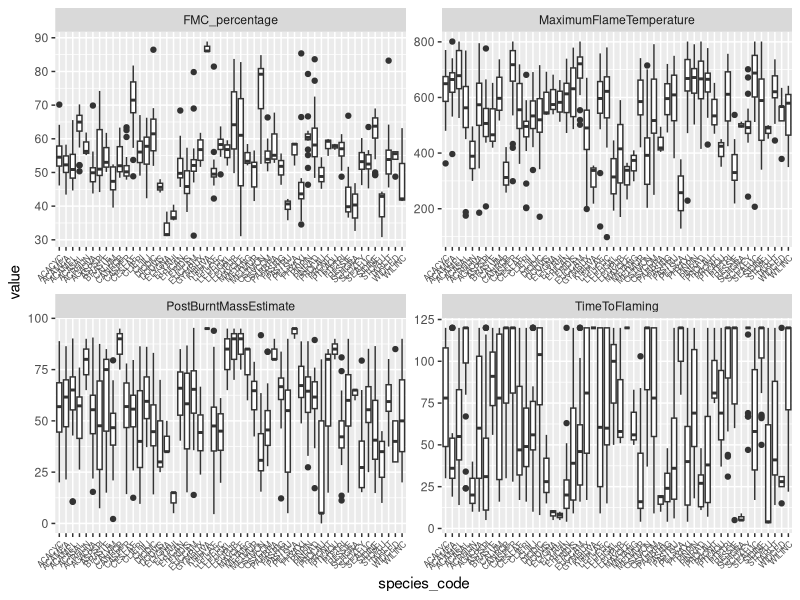
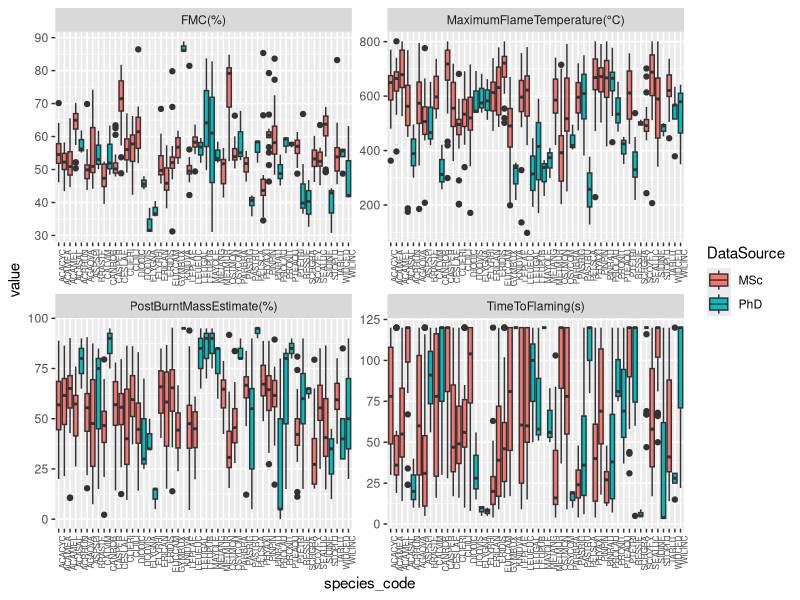
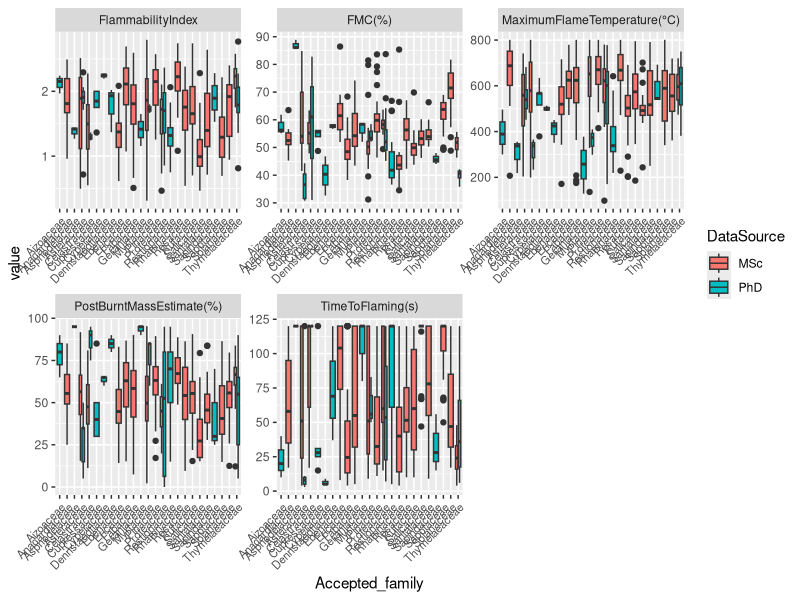
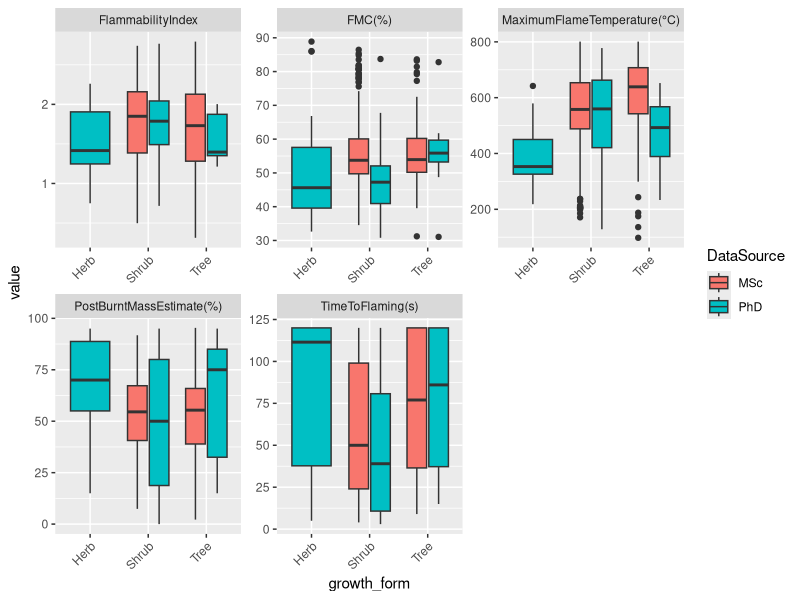
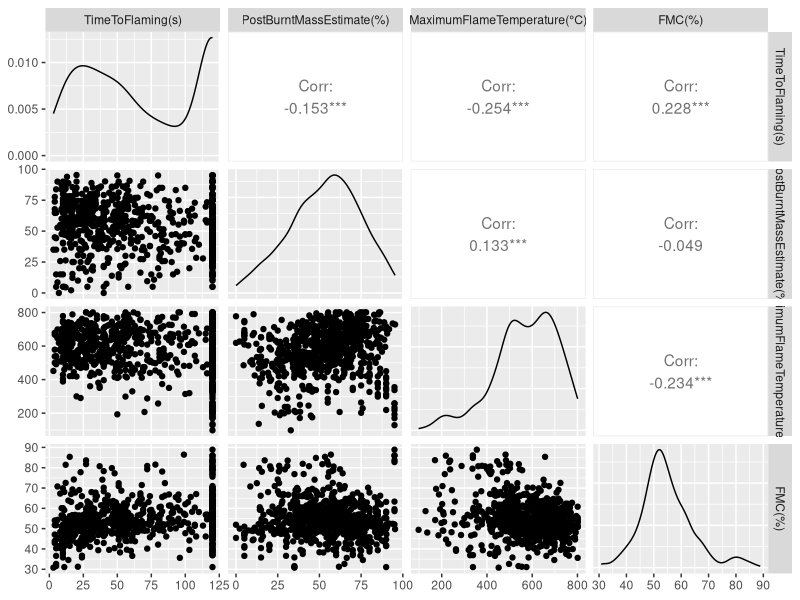
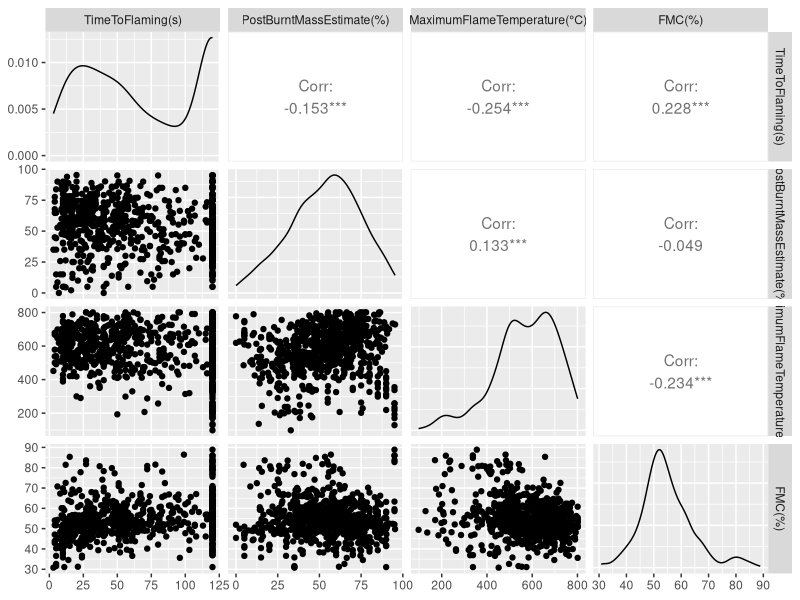
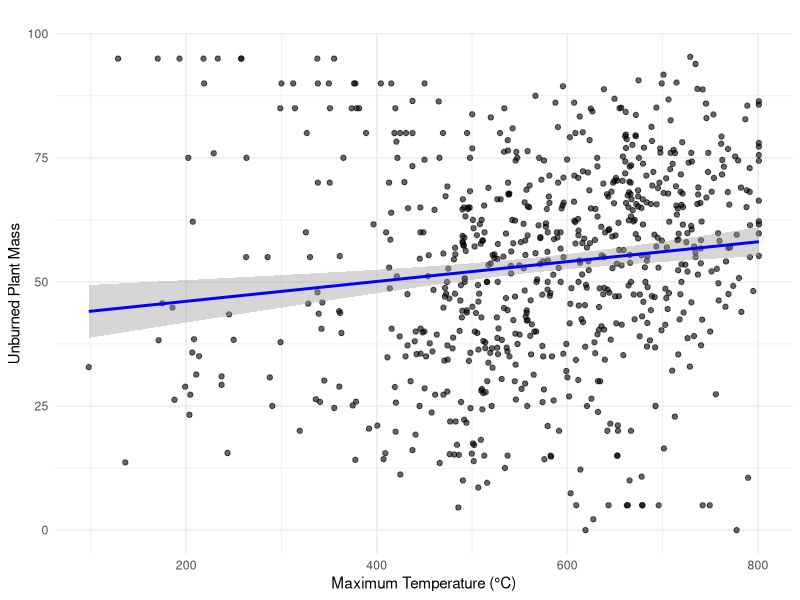

Write the R code that produced these figures, in order.
##
###
#packages
library(tidyverse)
library(readxl) 
library(GGally)
library(hms)

#reads data
#Loads the Excel file
#Cleans and reshapes the data
#Plots faceted box plots with rotated x-axis labels
#flammability attributes varies across species
read_xlsx("Data/01msc_cederberg_CombinedFlamm.xlsx", sheet = "Combined") %>%
  pivot_longer(cols = c("TimeToFlaming", "PostBurntMassEstimate", "MaximumFlameTemperature","FMC_percentage"),
               names_to = "variable", values_to = "value") %>%
  ggplot() +
  geom_boxplot(aes(y = value, x = species_code)) +
  theme(axis.text.x = element_text(angle = 45, hjust = 1, size = 6)) +
  facet_wrap(vars(variable), scales = "free")

#create an object of the data I want to use
CombinedOG <- read_xlsx("Data/01msc_cederberg_CombinedFlamm.xlsx", sheet = "Combined")

#See what sheets are in the Excel workbook
excel_sheets("Data/01msc_cederberg_CombinedFlamm.xlsx") #aaahh!

#to see class category of table contents
sapply(CombinedOG, class)            #melikeythisone

#make Date column to Date class and timeburnt to HM
CombinedOG <- CombinedOG %>%
  mutate(
    Date = as.Date(as.character(Date), format = "%Y%m%d"),
    `time burnt` = format(`time burnt`, "%H:%M")
  )

#create Datasource shows data from PhD or MSc
CombinedOG <- CombinedOG %>%
  mutate(
    year = substr(as.character(Date), 1, 4),
    DataSource = case_when(
      year == "2024" ~ "PhD",
      year %in% c("2018", "2019") ~ "MSc")
    )
  
#checking PhD/MSc entries
CombinedOG %>%
  count(DataSource)     #alrightee

#rename some headings
CombinedOG <- CombinedOG %>%
 rename(
    `FMC(%)` = FMC_percentage,
    `TimeToFlaming(s)` = TimeToFlaming,
    `PostBurntMassEstimate(%)` = PostBurntMassEstimate,
    `MaximumFlameTemperature(°C)` = MaximumFlameTemperature
    )

#see all columns in df 
colnames(CombinedOG)

#remove columns not needed
CombinedOG <- CombinedOG %>%
  select(-`PreFireMass_(g)`, -PBM, -MFT, -TTF, -year, -paperbagID)

summary(CombinedOG)

#CombinedOG in long format 
CombinedLong <- CombinedOG %>%
  pivot_longer(cols = c("TimeToFlaming(s)", "PostBurntMassEstimate(%)", "MaximumFlameTemperature(°C)", "FMC(%)", "FlammabilityIndex"),
               names_to = "variable", values_to = "value")

#boxplots on Long data
CombinedLong %>%
  filter(variable != "FlammabilityIndex") %>%
  group_by(variable) %>%
  ggplot(aes(y = value, x = species_code, fill = DataSource)) +
  geom_boxplot() +
  theme(axis.text.x = element_text(angle = 90, hjust = 1, size = 6)) +
  facet_wrap(vars(variable), scales = "free")       #MSc has more shrubs and trees
                                                    #PhD has more herbs and shrubs
                                                   

#see if MSc vs PhD independent datas if comparable
CombinedLong %>%
  group_by(variable) %>%
  summarise(
    p_value = wilcox.test(value ~ DataSource)$p.value
  )

#Flamm Attriutes by family
CombinedLong %>%
  ggplot() +
  geom_boxplot(aes(y = value, x = Accepted_family, fill = DataSource)) +
  theme(axis.text.x = element_text(angle = 45, hjust = 1, size = 8)) +
  facet_wrap(vars(variable), scales = "free")

#Flamm Attriutes by growth form
CombinedLong %>%
  ggplot() +
  geom_boxplot(aes(y = value, x = growth_form, fill = DataSource)) +
  theme(axis.text.x = element_text(angle = 45, hjust = 1)) +
  facet_wrap(vars(variable), scales = "free")

# structure overview of the entire dataframe
str(CombinedLong)

#cederberg means
CombinedOG %>%          #cant use long data here because column is just value
group_by(Site) %>%
  summarize(`FMC(%)` = mean(`FMC(%)`),
            `MaximumFlameTemperature(°C)` = mean(`MaximumFlameTemperature(°C)`),
            `TimeToFlaming(s)` = mean(`TimeToFlaming(s)`), 
            `PostBurntMassEstimate(%)` = mean(`PostBurntMassEstimate(%)`)
  )

#filtered cederberg, and selected a set of variables
#and arranged Temp in desc.order
CombinedOG%>% 
  filter(Site == "Cederberg") %>%
  select(`Date`, `MaximumFlameTemperature(°C)`,`FMC(%)`) %>%
  arrange(desc(`MaximumFlameTemperature(°C)`))

# plot everything against everything
CombinedOG %>%
  select(`Site`, `TimeToFlaming(s)`, `PostBurntMassEstimate(%)`, `MaximumFlameTemperature(°C)`, `FMC(%)`) %>%
    GGally::ggpairs(columns = 2:ncol(.))


# Select only the numeric flammability columns for pairwise plots
CombinedOG %>%
  select(
    `TimeToFlaming(s)`,
    `PostBurntMassEstimate(%)`,
    `MaximumFlameTemperature(°C)`,
    `FMC(%)`
  ) %>%
  ggpairs()         
                                
       
#maximum temperature vs postburntmass
ggplot(CombinedOG, aes(x = `MaximumFlameTemperature(°C)`, y = `PostBurntMassEstimate(%)`)) +
  geom_point(alpha = 0.6) +
  geom_smooth(method = "lm", se = TRUE, color = "blue") +
  labs(title = "",
       x = "Maximum Temperature (°C)",
       y = "Unburned Plant Mass") +
  theme_minimal()                             #mmh...

#



